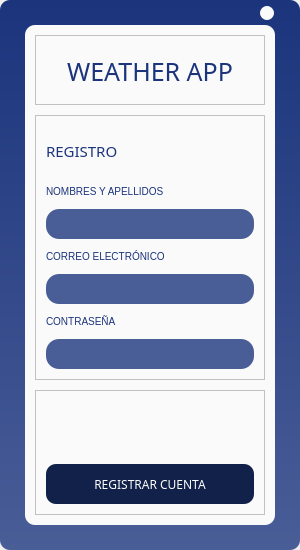
<?xml version="1.0" encoding="UTF-8"?>
<ui version="4.0">
 <class>Register</class>
 <widget class="QWidget" name="Register">
  <property name="geometry">
   <rect>
    <x>0</x>
    <y>0</y>
    <width>300</width>
    <height>550</height>
   </rect>
  </property>
  <property name="sizePolicy">
   <sizepolicy hsizetype="Fixed" vsizetype="Fixed">
    <horstretch>0</horstretch>
    <verstretch>0</verstretch>
   </sizepolicy>
  </property>
  <property name="minimumSize">
   <size>
    <width>300</width>
    <height>550</height>
   </size>
  </property>
  <property name="maximumSize">
   <size>
    <width>300</width>
    <height>550</height>
   </size>
  </property>
  <property name="windowTitle">
   <string>Form</string>
  </property>
  <property name="styleSheet">
   <string notr="true">QFrame{
	background: rgba(250,250,250,255);
}

QLabel{
	color: rgba(27,52,124,255);
	font-family: Segoe UI;
	font-size: 10px;
}

QPushButton{
	color: white;
	background: rgba(17,33,74,255);
	font-family: Segoe UI Black;
	font-size: 12px;
	border-radius: 10px;
}

QLineEdit{
	color: white;
	background: rgba(73,93,151,255);
	font-family: Segoe UI;
	font-size: 10px;
	border: 0px solid rgba(73,93,151,255);
	border-radius: 13px;
	padding-left: 10px;
}

QFrame#frame_principal{
	background: qlineargradient(spread:pad, x1:1, y1:0, x2:1, y2:1, stop:0 rgba(27,52,124,255), stop:1 rgba(73,93,151,255));
	border-radius: 10px;
}

QFrame#frame_container{
	border-radius: 10px;
}

QFrame#frame_exit{
	background: transparent;
}

QLabel#label_title{
	font-size: 25px;
	font-family: Segoe UI Black;
}

QLabel#label_signup{
	font-size: 15px;
	font-family: Segoe UI Black;
}

QLabel#label_message{
	color: red;
}

QPushButton#btn_exit{
	background: rgba(250,250,250,255);
	border-radius: 7px;
}</string>
  </property>
  <layout class="QGridLayout" name="gridLayout">
   <property name="leftMargin">
    <number>0</number>
   </property>
   <property name="topMargin">
    <number>0</number>
   </property>
   <property name="rightMargin">
    <number>0</number>
   </property>
   <property name="bottomMargin">
    <number>0</number>
   </property>
   <property name="spacing">
    <number>0</number>
   </property>
   <item row="1" column="0">
    <widget class="QFrame" name="frame_principal">
     <property name="sizePolicy">
      <sizepolicy hsizetype="Fixed" vsizetype="Fixed">
       <horstretch>0</horstretch>
       <verstretch>0</verstretch>
      </sizepolicy>
     </property>
     <property name="minimumSize">
      <size>
       <width>300</width>
       <height>550</height>
      </size>
     </property>
     <property name="maximumSize">
      <size>
       <width>300</width>
       <height>550</height>
      </size>
     </property>
     <property name="frameShape">
      <enum>QFrame::StyledPanel</enum>
     </property>
     <property name="frameShadow">
      <enum>QFrame::Raised</enum>
     </property>
     <layout class="QGridLayout" name="gridLayout_7">
      <property name="leftMargin">
       <number>25</number>
      </property>
      <property name="topMargin">
       <number>5</number>
      </property>
      <property name="rightMargin">
       <number>25</number>
      </property>
      <property name="bottomMargin">
       <number>25</number>
      </property>
      <property name="horizontalSpacing">
       <number>0</number>
      </property>
      <property name="verticalSpacing">
       <number>5</number>
      </property>
      <item row="1" column="0">
       <widget class="QFrame" name="frame_container">
        <property name="sizePolicy">
         <sizepolicy hsizetype="Fixed" vsizetype="Fixed">
          <horstretch>0</horstretch>
          <verstretch>0</verstretch>
         </sizepolicy>
        </property>
        <property name="minimumSize">
         <size>
          <width>250</width>
          <height>500</height>
         </size>
        </property>
        <property name="maximumSize">
         <size>
          <width>250</width>
          <height>500</height>
         </size>
        </property>
        <property name="frameShape">
         <enum>QFrame::StyledPanel</enum>
        </property>
        <property name="frameShadow">
         <enum>QFrame::Raised</enum>
        </property>
        <layout class="QGridLayout" name="gridLayout_2">
         <property name="leftMargin">
          <number>10</number>
         </property>
         <property name="topMargin">
          <number>10</number>
         </property>
         <property name="rightMargin">
          <number>10</number>
         </property>
         <property name="bottomMargin">
          <number>10</number>
         </property>
         <property name="spacing">
          <number>10</number>
         </property>
         <item row="1" column="0">
          <widget class="QFrame" name="frame_title">
           <property name="sizePolicy">
            <sizepolicy hsizetype="MinimumExpanding" vsizetype="Fixed">
             <horstretch>0</horstretch>
             <verstretch>0</verstretch>
            </sizepolicy>
           </property>
           <property name="minimumSize">
            <size>
             <width>0</width>
             <height>50</height>
            </size>
           </property>
           <property name="frameShape">
            <enum>QFrame::StyledPanel</enum>
           </property>
           <property name="frameShadow">
            <enum>QFrame::Raised</enum>
           </property>
           <layout class="QGridLayout" name="gridLayout_3">
            <property name="leftMargin">
             <number>10</number>
            </property>
            <property name="topMargin">
             <number>10</number>
            </property>
            <property name="rightMargin">
             <number>10</number>
            </property>
            <property name="bottomMargin">
             <number>10</number>
            </property>
            <property name="spacing">
             <number>0</number>
            </property>
            <item row="0" column="0">
             <widget class="QLabel" name="label_title">
              <property name="sizePolicy">
               <sizepolicy hsizetype="MinimumExpanding" vsizetype="Fixed">
                <horstretch>0</horstretch>
                <verstretch>0</verstretch>
               </sizepolicy>
              </property>
              <property name="minimumSize">
               <size>
                <width>0</width>
                <height>50</height>
               </size>
              </property>
              <property name="text">
               <string>WEATHER APP</string>
              </property>
              <property name="alignment">
               <set>Qt::AlignCenter</set>
              </property>
             </widget>
            </item>
           </layout>
          </widget>
         </item>
         <item row="3" column="0">
          <widget class="QFrame" name="frame_buttons">
           <property name="frameShape">
            <enum>QFrame::StyledPanel</enum>
           </property>
           <property name="frameShadow">
            <enum>QFrame::Raised</enum>
           </property>
           <layout class="QGridLayout" name="gridLayout_5">
            <property name="leftMargin">
             <number>10</number>
            </property>
            <property name="topMargin">
             <number>10</number>
            </property>
            <property name="rightMargin">
             <number>10</number>
            </property>
            <property name="bottomMargin">
             <number>10</number>
            </property>
            <property name="spacing">
             <number>10</number>
            </property>
            <item row="2" column="0">
             <widget class="QPushButton" name="btn_register">
              <property name="sizePolicy">
               <sizepolicy hsizetype="MinimumExpanding" vsizetype="Fixed">
                <horstretch>0</horstretch>
                <verstretch>0</verstretch>
               </sizepolicy>
              </property>
              <property name="minimumSize">
               <size>
                <width>0</width>
                <height>40</height>
               </size>
              </property>
              <property name="cursor">
               <cursorShape>PointingHandCursor</cursorShape>
              </property>
              <property name="text">
               <string>REGISTRAR CUENTA</string>
              </property>
             </widget>
            </item>
            <item row="0" column="0">
             <widget class="QLabel" name="label_message">
              <property name="sizePolicy">
               <sizepolicy hsizetype="MinimumExpanding" vsizetype="Fixed">
                <horstretch>0</horstretch>
                <verstretch>0</verstretch>
               </sizepolicy>
              </property>
              <property name="minimumSize">
               <size>
                <width>0</width>
                <height>15</height>
               </size>
              </property>
              <property name="text">
               <string/>
              </property>
              <property name="alignment">
               <set>Qt::AlignCenter</set>
              </property>
             </widget>
            </item>
            <item row="1" column="0">
             <spacer name="verticalSpacer">
              <property name="orientation">
               <enum>Qt::Vertical</enum>
              </property>
              <property name="sizeHint" stdset="0">
               <size>
                <width>20</width>
                <height>40</height>
               </size>
              </property>
             </spacer>
            </item>
           </layout>
          </widget>
         </item>
         <item row="2" column="0">
          <widget class="QFrame" name="frame_register">
           <property name="sizePolicy">
            <sizepolicy hsizetype="MinimumExpanding" vsizetype="Fixed">
             <horstretch>0</horstretch>
             <verstretch>0</verstretch>
            </sizepolicy>
           </property>
           <property name="minimumSize">
            <size>
             <width>0</width>
             <height>265</height>
            </size>
           </property>
           <property name="frameShape">
            <enum>QFrame::StyledPanel</enum>
           </property>
           <property name="frameShadow">
            <enum>QFrame::Raised</enum>
           </property>
           <layout class="QGridLayout" name="gridLayout_4">
            <property name="leftMargin">
             <number>10</number>
            </property>
            <property name="topMargin">
             <number>10</number>
            </property>
            <property name="rightMargin">
             <number>10</number>
            </property>
            <property name="bottomMargin">
             <number>10</number>
            </property>
            <property name="spacing">
             <number>10</number>
            </property>
            <item row="0" column="0">
             <widget class="QLabel" name="label_signup">
              <property name="sizePolicy">
               <sizepolicy hsizetype="MinimumExpanding" vsizetype="Fixed">
                <horstretch>0</horstretch>
                <verstretch>0</verstretch>
               </sizepolicy>
              </property>
              <property name="minimumSize">
               <size>
                <width>0</width>
                <height>50</height>
               </size>
              </property>
              <property name="text">
               <string>REGISTRO</string>
              </property>
             </widget>
            </item>
            <item row="1" column="0">
             <widget class="QLabel" name="label_user">
              <property name="sizePolicy">
               <sizepolicy hsizetype="MinimumExpanding" vsizetype="Fixed">
                <horstretch>0</horstretch>
                <verstretch>0</verstretch>
               </sizepolicy>
              </property>
              <property name="minimumSize">
               <size>
                <width>0</width>
                <height>15</height>
               </size>
              </property>
              <property name="text">
               <string>NOMBRES Y APELLIDOS</string>
              </property>
             </widget>
            </item>
            <item row="2" column="0">
             <widget class="QLineEdit" name="line_user">
              <property name="sizePolicy">
               <sizepolicy hsizetype="MinimumExpanding" vsizetype="Fixed">
                <horstretch>0</horstretch>
                <verstretch>0</verstretch>
               </sizepolicy>
              </property>
              <property name="minimumSize">
               <size>
                <width>0</width>
                <height>30</height>
               </size>
              </property>
              <property name="maxLength">
               <number>50</number>
              </property>
             </widget>
            </item>
            <item row="3" column="0">
             <widget class="QLabel" name="label_email">
              <property name="sizePolicy">
               <sizepolicy hsizetype="MinimumExpanding" vsizetype="Fixed">
                <horstretch>0</horstretch>
                <verstretch>0</verstretch>
               </sizepolicy>
              </property>
              <property name="minimumSize">
               <size>
                <width>0</width>
                <height>15</height>
               </size>
              </property>
              <property name="text">
               <string>CORREO ELECTRÓNICO</string>
              </property>
             </widget>
            </item>
            <item row="4" column="0">
             <widget class="QLineEdit" name="line_email">
              <property name="sizePolicy">
               <sizepolicy hsizetype="MinimumExpanding" vsizetype="Fixed">
                <horstretch>0</horstretch>
                <verstretch>0</verstretch>
               </sizepolicy>
              </property>
              <property name="minimumSize">
               <size>
                <width>0</width>
                <height>30</height>
               </size>
              </property>
              <property name="maxLength">
               <number>50</number>
              </property>
             </widget>
            </item>
            <item row="5" column="0">
             <widget class="QLabel" name="label_password">
              <property name="sizePolicy">
               <sizepolicy hsizetype="MinimumExpanding" vsizetype="Fixed">
                <horstretch>0</horstretch>
                <verstretch>0</verstretch>
               </sizepolicy>
              </property>
              <property name="minimumSize">
               <size>
                <width>0</width>
                <height>15</height>
               </size>
              </property>
              <property name="text">
               <string>CONTRASEÑA</string>
              </property>
             </widget>
            </item>
            <item row="6" column="0">
             <widget class="QLineEdit" name="line_password">
              <property name="sizePolicy">
               <sizepolicy hsizetype="MinimumExpanding" vsizetype="Fixed">
                <horstretch>0</horstretch>
                <verstretch>0</verstretch>
               </sizepolicy>
              </property>
              <property name="minimumSize">
               <size>
                <width>0</width>
                <height>30</height>
               </size>
              </property>
              <property name="maxLength">
               <number>50</number>
              </property>
              <property name="echoMode">
               <enum>QLineEdit::Password</enum>
              </property>
             </widget>
            </item>
           </layout>
          </widget>
         </item>
        </layout>
       </widget>
      </item>
      <item row="0" column="0">
       <widget class="QFrame" name="frame_exit">
        <property name="sizePolicy">
         <sizepolicy hsizetype="MinimumExpanding" vsizetype="Fixed">
          <horstretch>0</horstretch>
          <verstretch>0</verstretch>
         </sizepolicy>
        </property>
        <property name="minimumSize">
         <size>
          <width>0</width>
          <height>15</height>
         </size>
        </property>
        <property name="maximumSize">
         <size>
          <width>16777215</width>
          <height>15</height>
         </size>
        </property>
        <property name="frameShape">
         <enum>QFrame::StyledPanel</enum>
        </property>
        <property name="frameShadow">
         <enum>QFrame::Raised</enum>
        </property>
        <layout class="QGridLayout" name="gridLayout_6">
         <property name="leftMargin">
          <number>0</number>
         </property>
         <property name="topMargin">
          <number>0</number>
         </property>
         <property name="rightMargin">
          <number>0</number>
         </property>
         <property name="bottomMargin">
          <number>0</number>
         </property>
         <property name="spacing">
          <number>0</number>
         </property>
         <item row="0" column="0">
          <spacer name="horizontalSpacer">
           <property name="orientation">
            <enum>Qt::Horizontal</enum>
           </property>
           <property name="sizeHint" stdset="0">
            <size>
             <width>40</width>
             <height>20</height>
            </size>
           </property>
          </spacer>
         </item>
         <item row="0" column="1">
          <widget class="QPushButton" name="btn_exit">
           <property name="sizePolicy">
            <sizepolicy hsizetype="Fixed" vsizetype="Fixed">
             <horstretch>0</horstretch>
             <verstretch>0</verstretch>
            </sizepolicy>
           </property>
           <property name="minimumSize">
            <size>
             <width>14</width>
             <height>14</height>
            </size>
           </property>
           <property name="maximumSize">
            <size>
             <width>14</width>
             <height>14</height>
            </size>
           </property>
           <property name="cursor">
            <cursorShape>PointingHandCursor</cursorShape>
           </property>
           <property name="text">
            <string/>
           </property>
          </widget>
         </item>
        </layout>
       </widget>
      </item>
     </layout>
    </widget>
   </item>
  </layout>
 </widget>
 <tabstops>
  <tabstop>line_user</tabstop>
  <tabstop>line_email</tabstop>
  <tabstop>line_password</tabstop>
  <tabstop>btn_register</tabstop>
  <tabstop>btn_exit</tabstop>
 </tabstops>
 <resources/>
 <connections/>
</ui>
